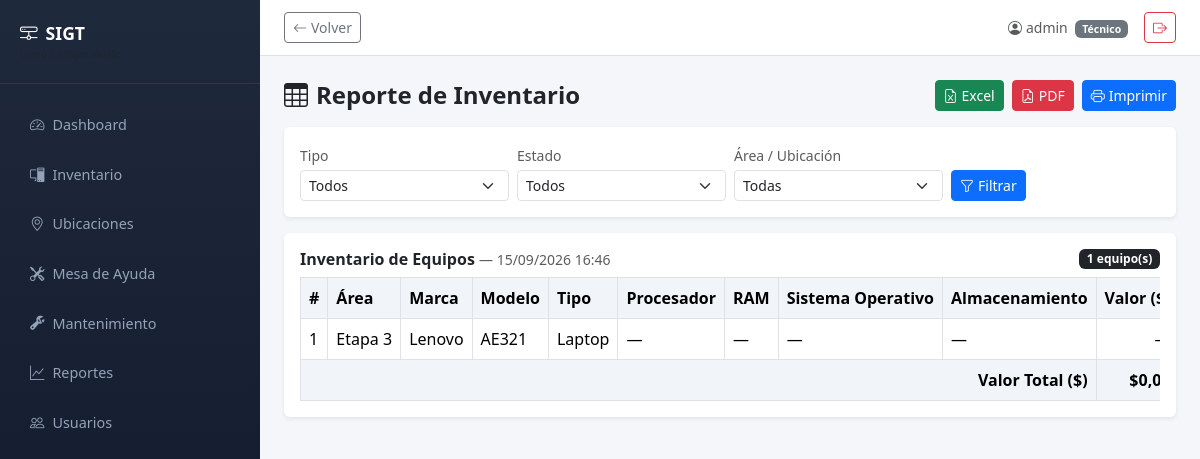
Screenshot of /reportes/inventario/ (signed in) with the database file from the repository.
### usuarios/models.py (models this page shows, shortened)
class User(AbstractUser):
    ROL_CHOICES = [
        ('admin', 'Administrador'),
        ('tecnico', 'Técnico'),
    ]
    rol = models.CharField(max_length=10, choices=ROL_CHOICES, default='tecnico')
    telefono = models.CharField(max_length=20, blank=True)
    class Meta:
        verbose_name = 'usuario'
        verbose_name_plural = 'usuarios'

### inventario/models.py (models this page shows, shortened)
class Equipo(models.Model):
    TIPO_CHOICES = [
        ('computadora', 'Computadora'),
        ('laptop', 'Laptop'),
        ('proyector', 'Proyector'),
        ('impresora', 'Impresora'),
        ('access_point', 'Access Point'),
        ('switch', 'Switch'),
        ('otro', 'Otro (especificar)'),
    ]
    ESTADO_CHOICES = [
        ('activo', 'Activo'),
        ('mantenimiento', 'En Mantenimiento'),
        ('baja', 'Dado de Baja'),
    ]
    tipo = models.CharField(max_length=20, choices=TIPO_CHOICES)
    tipo_otro = models.CharField(
        max_length=100, blank=True,
        help_text='Especifique el tipo si seleccionó "Otro"'
    )
    aula = models.CharField(
        max_length=10, blank=True,
        help_text='Aula dentro de la ubicación. Ej: 01, 05, 13'
    )
    procesador = models.CharField(max_length=100, blank=True, verbose_name='Procesador')
    ram = models.CharField(max_length=50, blank=True, verbose_name='Memoria RAM')
    so = models.CharField(max_length=100, blank=True, verbose_name='Sistema operativo')
    almacenamiento = models.CharField(max_length=50, blank=True, verbose_name='Almacenamiento')
    valor = models.DecimalField(
        max_digits=12, decimal_places=2, null=True, blank=True,
        verbose_name='Valor ($)',
        help_text='Valor económico del equipo (no obligatorio)'
    )
    marca = models.CharField(max_length=100)
    modelo = models.CharField(max_length=100)
    numero_serie = models.CharField(max_length=100, unique=True)
    direccion_ip = models.GenericIPAddressField(blank=True, null=True)
    ubicacion = models.ForeignKey(Ubicacion, on_delete=models.PROTECT, related_name='equipos')
    responsable = models.CharField(max_length=150, blank=True)
    estado = models.CharField(max_length=20, choices=ESTADO_CHOICES, default='activo')
    fecha_registro = models.DateField(auto_now_add=True)
    observaciones = models.TextField(blank=True)
    historical = HistoricalRecords()
    class Meta:
        ordering = ['-fecha_registro']
        permissions = [
            ('puede_asignar_equipo', 'Puede asignar equipo a responsable'),
        ]
    @property
    def tipo_display(self):
        if self.tipo == 'otro' and self.tipo_otro:
            return self.tipo_otro
        return self.get_tipo_display()

class Ubicacion(models.Model):
    TIPO_CHOICES = [
        ('sede', 'Sede'),
        ('etapa', 'Etapa'),
        ('salon', 'Salón'),
        ('laboratorio', 'Laboratorio'),
        ('oficina', 'Oficina'),
        ('otro', 'Otro'),
    ]
    nombre = models.CharField(max_length=150)
    tipo = models.CharField(max_length=20, choices=TIPO_CHOICES, default='salon')
    padre = models.ForeignKey(
        'self', on_delete=models.CASCADE, null=True, blank=True,
        related_name='sububicaciones', verbose_name='Pertenece a',
        help_text='Nivel superior (ej: un Salón pertenece a una Etapa)'
    )
    edificio = models.CharField(max_length=100, blank=True)
    salon = models.CharField(max_length=50, blank=True)
    class Meta:
        verbose_name_plural = 'Ubicaciones'
        ordering = ['nombre']
    @property
    def nombre_completo(self):
        if self.padre:
            return f'{self.padre.nombre} → {self.nombre}'
        return self.nombre

### reportes/views.py (the view)
# urls.py: path('inventario/', views.ReporteInventarioView.as_view(), name='inventario'),
class ReporteInventarioView(LoginRequiredMixin, TemplateView):
    template_name = 'reportes/reporte_inventario.html'
    def get_context_data(self, **kwargs):
        context = super().get_context_data(**kwargs)
        estado = self.request.GET.get('estado')
        tipo = self.request.GET.get('tipo')
        area = self.request.GET.get('area')
        equipos = Equipo.objects.select_related('ubicacion').all()
        if estado in dict(Equipo.ESTADO_CHOICES):
            equipos = equipos.filter(estado=estado)
        if tipo in dict(Equipo.TIPO_CHOICES):
            equipos = equipos.filter(tipo=tipo)
        if area and area.isdigit():
            equipos = equipos.filter(ubicacion_id=area)
        context['equipos'] = equipos
        context['total_valor'] = equipos.aggregate(total=Sum('valor'))['total'] or 0
        context['total_equipos'] = equipos.count()
        context['estado'] = estado
        context['tipo_reporte'] = tipo
        context['area_reporte'] = area
        context['fecha_reporte'] = timezone.now()
        context['estado_choices'] = Equipo.ESTADO_CHOICES
        context['tipo_choices'] = Equipo.TIPO_CHOICES
        context['ubicaciones_lista'] = Ubicacion.objects.all()
        return context

### reportes/templates/reportes/reporte_inventario.html (shortened to what this page needs)
{% extends "base.html" %}
{% block content %}
<div class="d-flex justify-content-between align-items-center mb-3">
    <h4 class="fw-bold mb-0"><i class="bi bi-table me-2"></i>Reporte de Inventario</h4>
    <div class="d-flex gap-2">
        <a href="{% url 'reportes:inventario_excel' %}?{{ request.GET.urlencode }}" class="btn btn-success btn-sm no-print">
            <i class="bi bi-file-earmark-excel me-1"></i>Excel
        </a>
        <a href="{% url 'reportes:inventario_pdf' %}?{{ request.GET.urlencode }}" class="btn btn-danger btn-sm no-print">
            <i class="bi bi-file-earmark-pdf me-1"></i>PDF
        </a>
        <button class="btn btn-primary btn-sm no-print" onclick="window.print()">
            <i class="bi bi-printer me-1"></i>Imprimir
        </button>
    </div>
</div>
<div class="card border-0 shadow-sm mb-3 no-print">
    <div class="card-body py-3">
        <form method="get" class="row g-2 align-items-end">
            <div class="col-md-3">
                <label class="form-label small text-muted mb-1">Tipo</label>
                <select name="tipo" class="form-select form-select-sm">
                    <option value="">Todos</option>
                </select>
            </div>
            <div class="col-md-3">
                <label class="form-label small text-muted mb-1">Estado</label>
                <select name="estado" class="form-select form-select-sm">
                    <option value="">Todos</option>
                </select>
            </div>
            <div class="col-md-3">
                <label class="form-label small text-muted mb-1">Área / Ubicación</label>
                <select name="area" class="form-select form-select-sm">
                    <option value="">Todas</option>
                </select>
            </div>
            <div class="col-md-3">
                <button type="submit" class="btn btn-primary btn-sm"><i class="bi bi-funnel me-1"></i>Filtrar</button>
            </div>
        </form>
    </div>
</div>
<div class="card border-0 shadow-sm">
    <div class="card-body">
        <div class="d-flex justify-content-between align-items-center mb-2">
            <h6 class="fw-semibold mb-0">
                Inventario de Equipos
                <span class="text-muted fw-normal small">— {{ fecha_reporte|date:"d/m/Y H:i" }}</span>
            </h6>
            <span class="badge bg-dark">{{ total_equipos }} equipo(s)</span>
        </div>
        <div class="table-responsive">
            <table class="table table-bordered table-hover align-middle text-nowrap mb-0 table-reporte">
                <thead>
                    <tr>
                        <th>#</th>
                        <th>Área</th>
                        <th>Marca</th>
                        <th>Modelo</th>
                        <th>Tipo</th>
                        <th>Procesador</th>
                        <th>RAM</th>
                        <th>Sistema Operativo</th>
                        <th>Almacenamiento</th>
                        <th>Valor ($)</th>
                    </tr>
                </thead>
                <tbody>
                    {% for equipo in equipos %}
                    <tr>
                        <td>{{ forloop.counter }}</td>
                        <td>{{ equipo.ubicacion.nombre }}</td>
                        <td>{{ equipo.marca }}</td>
                        <td>{{ equipo.modelo }}</td>
                        <td>{{ equipo.tipo_display }}</td>
                        <td>{{ equipo.procesador|default:"—" }}</td>
                        <td>{{ equipo.ram|default:"—" }}</td>
                        <td>{{ equipo.so|default:"—" }}</td>
                        <td>{{ equipo.almacenamiento|default:"—" }}</td>
                        <td class="text-end">{{ equipo.valor|floatformat:2|default:"—" }}</td>
                    </tr>
                    {% empty %}
                    <tr>
                        <td colspan="10" class="text-center text-muted py-4">No hay equipos para mostrar.</td>
                    </tr>
                    {% endfor %}
                </tbody>
                <tfoot>
                    <tr class="fw-bold">
                        <th colspan="9" class="text-end">Valor Total ($)</th>
                        <th class="text-end">${{ total_valor|floatformat:2 }}</th>
                    </tr>
                </tfoot>
            </table>
        </div>
    </div>
</div>
{% endblock %}

### templates/base.html (shortened to what this page needs)
{% load static %}
<!DOCTYPE html>
<html lang="es" data-bs-theme="light">
<head>
    <link href="https://cdn.jsdelivr.net/npm/bootstrap@5.3.3/dist/css/bootstrap.min.css" rel="stylesheet">
    <link href="https://cdn.jsdelivr.net/npm/bootstrap-icons@1.11.3/font/bootstrap-icons.min.css" rel="stylesheet">
</head>
<body>
    <aside class="sidebar" id="sidebar">
        <div class="sidebar-brand">
            <i class="bi bi-hdd-network me-2"></i>SIGT
            <small class="d-block text-muted" style="font-size:0.7rem; font-weight:400;">Liceo Campo Verde</small>
        </div>
        <nav class="nav flex-column mt-3">
            {% for item in sidebar_items %}
            <a class="nav-link {% if request.path == item.url %}active{% endif %}" href="{{ item.url }}">
                <i class="bi {{ item.icon }} me-2"></i>{{ item.label }}
            </a>
            {% endfor %}
        </nav>
    </aside>
    <div class="main-content">
        <div class="topbar d-flex justify-content-between align-items-center">
            <div class="d-flex align-items-center gap-2">
                {% if user.is_authenticated %}
                <button type="button" class="btn btn-sm btn-outline-secondary" onclick="history.back()" title="Volver atrás">
                    <i class="bi bi-arrow-left me-1"></i>Volver
                </button>
                {% endif %}
            </div>
            <div class="d-flex align-items-center gap-3">
                {% if user.is_authenticated %}
                <span class="text-muted small">
                    <i class="bi bi-person-circle me-1"></i>{{ user.get_full_name|default:user.username }}
                    {% if user.rol %}<span class="badge bg-secondary ms-1">{{ user.get_rol_display }}</span>{% endif %}
                </span>
                <form method="post" action="{% url 'usuarios:logout' %}" class="d-inline">
                    <button type="submit" class="btn btn-sm btn-outline-danger">
                        <i class="bi bi-box-arrow-right"></i>
                    </button>
                </form>
                {% endif %}
            </div>
        </div>
        <div class="content-body">
            {% block content %}{% endblock %}
        </div>
    </div>
</body>
</html>

### templates/base.html (style rules this page uses)
:root { --sidebar-width: 260px; --sidebar-collapsed: 0px; }
body { min-height: 100vh; background: #f4f6f9; }
.sidebar { width: var(--sidebar-width); min-height: 100vh; background: linear-gradient(180deg, #1e293b 0%, #0f172a 100%); position: fixed; top: 0; left: 0; z-index: 1040; transition: transform 0.3s ease; }
.sidebar .nav-link { color: #94a3b8; padding: 0.75rem 1.25rem; border-radius: 0.5rem; margin: 2px 10px; font-size: 0.9rem; transition: all 0.2s; }
.sidebar-brand { padding: 1.25rem; border-bottom: 1px solid rgba(255,255,255,0.08); color: #fff; font-weight: 700; font-size: 1.1rem; }
.main-content { margin-left: var(--sidebar-width); transition: margin-left 0.3s ease; min-height: 100vh; }
.topbar { background: #fff; border-bottom: 1px solid #dee2e6; padding: 0.75rem 1.5rem; }
.content-body { padding: 1.5rem; }

### reportes/templates/reportes/reporte_inventario.html (style rules this page uses)
.table-reporte th { background-color: #f1f5f9; white-space: nowrap; }

### rows the page displays
User: get_full_name "admin", rol "Técnico"
Equipo: ubicacion.nombre "Etapa 3", marca "Lenovo", modelo "AE321", tipo_display "Laptop", procesador "—", ram "—", so "—", almacenamiento "—"

### other values shown
{{ item.label }} "Dashboard" "Inventario" "Ubicaciones" "Mesa de Ayuda" "Mantenimiento" "Reportes" "Usuarios"
{{ fecha_reporte|date:"d/m/Y H:i" }} "15/09/2026 16:46"
{{ total_equipos }} "1"
